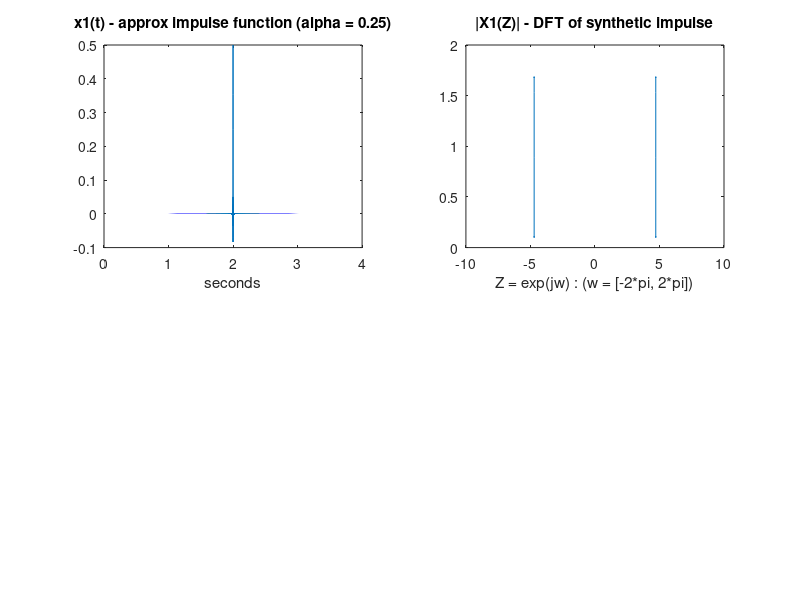

MATLAB code to generate this figure: (Note: this script raises an error after producing the figure.)
% impulse.m | 4/17/2002
% -----------------------------------------------------
% This file produces the output file 'test_impulse.wav'
% containing an approximation to the unit impulse
% (delta) function.  The value of alpha on [0,1]
% determines the bandlimit of the approximation.
% This method is used to avoid the technical
% difficulties in producing (and reproducing) an
% ideal impulse (delta) function in audio.
%
% This file also produces the .wav audio file 
% 'test_audio.wav' which is an audio test vector
% intended to be used in the impulse response
% inversion experiment. (4/24/2002)
%
% NOTE: Impulse is bandlimited to alpha*Fmax where
% Fmax = Fs/2, or the Nyquist frequency.

Fs = 44100;   % sampling rate
T = 4;        % signal duration
tmax = Fs*T;  % number of samples
t0 = tmax/2;  % center time of approximated impulse

tlow = 1:t0-1;     % lower time interval (to avoid singularity [t=t0])
thigh = t0+1:tmax; % higher time interval (to avoid singularity [t=t0])

alpha = 0.25;      % impulse approx. factor (pure impulse when alpha = 1)

% construct piecewise continuous signal (defined at t-t0=0)
xlow = sin((pi*alpha)*(tlow-t0))./(tlow-t0);
xhigh = sin((pi*alpha)*(thigh-t0))./(thigh-t0);
x1=[xlow,1,xhigh];

pad = .5;  % gain factor used to avoid clipping on writing to .wav output

x1 = x1 ./ max(abs(x1));               % normalize signal vector
x1 = x1 .* (pad * hann(length(x1)))';  % pad and window signal for continuity

X1 = fft(x1);  % DFT of approximate impulse

time = 1/Fs : 1/Fs : T;
subplot(2,2,1);
plot(time, x1);
title('x1(t) - approx impulse function (alpha = 0.25)');
xlabel('seconds');

Z = -2*pi : (4*pi/(tmax-1)) : 2*pi;
subplot(2,2,2);
plot(Z, abs(X1));
title('|X1(Z)| - DFT of synthetic impulse');
xlabel('Z = exp(jw) : (w = [-2*pi, 2*pi])');

wavwrite(x1,Fs,'test_impulse.wav');

% produce test audio vector
pad_4 = zeros(1,4*Fs);
pad_6 = zeros(1,6*Fs,1);
test_audio = [pad_6,x1,pad_6,x1,x1,x1,pad_4];
wavwrite(test_audio,Fs,'test_audio.wav');